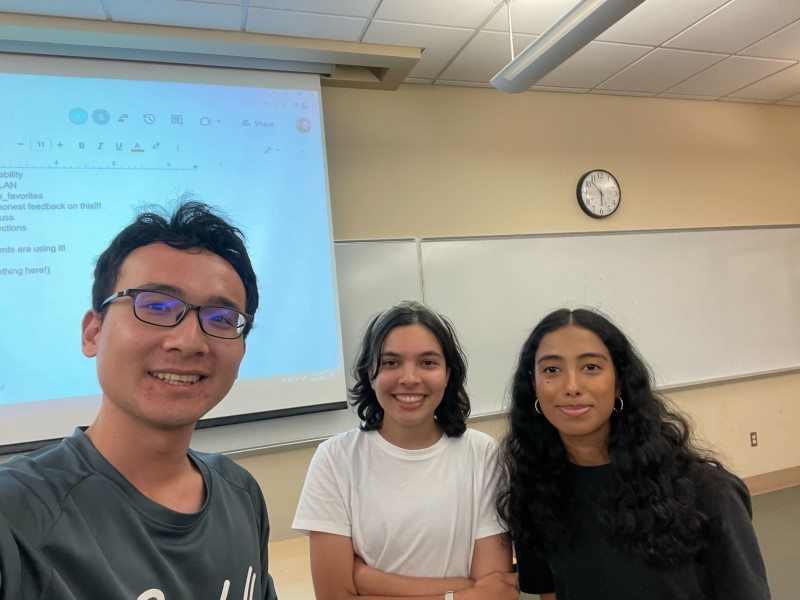
#> input picture lab_favorites/xiaocong.jpg, 800 x 600 px; its folder holds only this picture in this run
$ python -i DISCOVERY.py   (imports and definitions only)
#> lines starting #> are read from the running program, lines starting #| are printed output that depends on the picture
import pandas as pd
from PIL import Image

def df_image(fileName):
  data = loadImage(fileName)
  return createImageDataFrame(data)

def loadImage(fileName, resize=False, format="RGB"):
  # Open the image using the PIL library
#> called with fileName = 'xiaocong.jpg', resize = False, format = 'RGB'
  image = Image.open(fileName)
#> image is the input picture: PIL image 800x600 RGB; mean R, G, B 138.9, 140.7, 133.5

  # Convert it to an (x, y) array:
  return imageToArray(image, format, resize)


# Resize the image to an `outputSize` x `outputSize` square, where `outputSize` is defined (globally) above.
# [60 lines left out: functions squareAndResizeImage, rgb2lab, not called in this run]


# Convert (and resize) an Image to an Lab array
def imageToArray(image, format, resize):
#> called with format = 'RGB', resize = False
  import numpy as np

  w, h = image.size
#> w = 800; h = 600
  if resize:
    image = squareAndResizeImage(image, resize)

  image = image.convert('RGB')
  rgb = np.array(image)
  if format == "RGB":
    rgb = rgb.astype(int)
    return rgb.transpose([1,0,2])
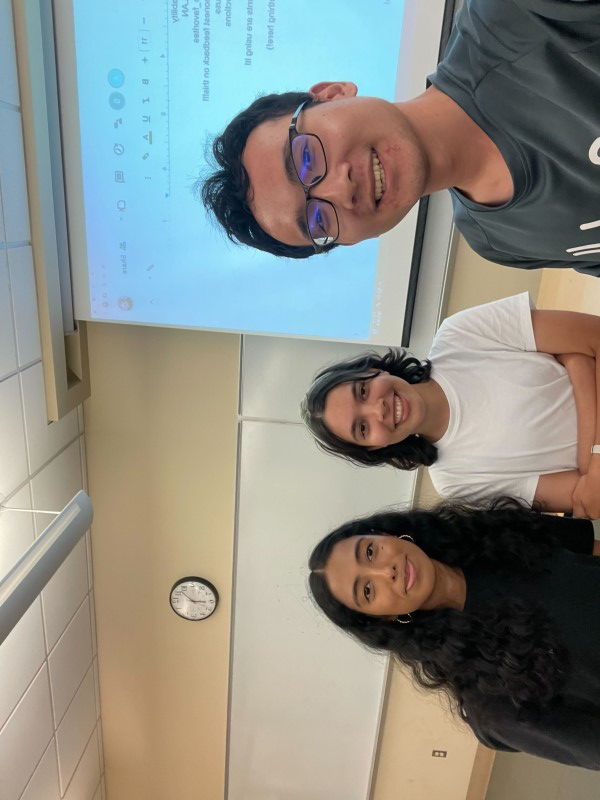
#> returned value: shape (800, 600, 3) int64; mean of channels 0, 1, 2 138.9, 140.7, 133.5; drawn as R, G, B
  elif format == "Lab":
    lab = rgb.astype(float)
    for i in range(len(rgb)):
      for j in range(len(rgb[i])):
        lab[i][j] = rgb2lab(lab[i][j])
    return lab.transpose([1,0,2])
  else:
    raise Exception(f"Unknown format {format}")


def createImageDataFrame(img):
  data = []
  width = len(img)
#> width = 800
  height = len(img[0])
#> height = 600

  for x in range(width):
    for y in range(height):
      pixel = img[x][y]
      r = pixel[0]
      g = pixel[1]
      b = pixel[2]

      d = {"x": x, "y": y, "r": r, "g": g, "b": b}
      data.append(d)
#> after the loop, data = 480000 items

  return pd.DataFrame(data)

>>> result = df_image('xiaocong.jpg')
#> result = table of 480000 rows and 5 columns
